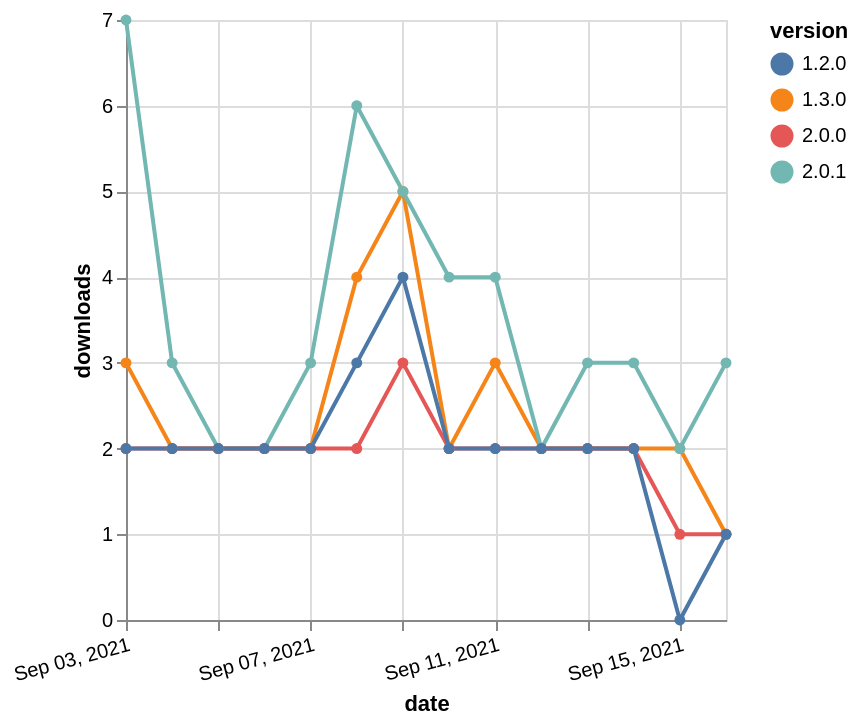

Write the Vega-Lite specification saved for this chart.
### Vega-Lite specification from a JSON file in a GitHub repository (floating-point values rounded to 4 significant figures)
{"$schema": "https://vega.github.io/schema/vega-lite/v5.json", "description": "A simple bar chart with embedded data.", "data": {"values": [{"date": "2021-09-03", "total": 865, "delta": 3, "version": "1.3.0"}, {"date": "2021-09-04", "total": 867, "delta": 2, "version": "1.3.0"}, {"date": "2021-09-05", "total": 869, "delta": 2, "version": "1.3.0"}, {"date": "2021-09-06", "total": 871, "delta": 2, "version": "1.3.0"}, {"date": "2021-09-07", "total": 873, "delta": 2, "version": "1.3.0"}, {"date": "2021-09-08", "total": 877, "delta": 4, "version": "1.3.0"}, {"date": "2021-09-09", "total": 882, "delta": 5, "version": "1.3.0"}, {"date": "2021-09-10", "total": 884, "delta": 2, "version": "1.3.0"}, {"date": "2021-09-11", "total": 887, "delta": 3, "version": "1.3.0"}, {"date": "2021-09-12", "total": 889, "delta": 2, "version": "1.3.0"}, {"date": "2021-09-13", "total": 891, "delta": 2, "version": "1.3.0"}, {"date": "2021-09-14", "total": 893, "delta": 2, "version": "1.3.0"}, {"date": "2021-09-15", "total": 895, "delta": 2, "version": "1.3.0"}, {"date": "2021-09-16", "total": 896, "delta": 1, "version": "1.3.0"}, {"date": "2021-09-03", "total": 538, "delta": 7, "version": "2.0.1"}, {"date": "2021-09-04", "total": 541, "delta": 3, "version": "2.0.1"}, {"date": "2021-09-05", "total": 543, "delta": 2, "version": "2.0.1"}, {"date": "2021-09-06", "total": 545, "delta": 2, "version": "2.0.1"}, {"date": "2021-09-07", "total": 548, "delta": 3, "version": "2.0.1"}, {"date": "2021-09-08", "total": 554, "delta": 6, "version": "2.0.1"}, {"date": "2021-09-09", "total": 559, "delta": 5, "version": "2.0.1"}, {"date": "2021-09-10", "total": 563, "delta": 4, "version": "2.0.1"}, {"date": "2021-09-11", "total": 567, "delta": 4, "version": "2.0.1"}, {"date": "2021-09-12", "total": 569, "delta": 2, "version": "2.0.1"}, {"date": "2021-09-13", "total": 572, "delta": 3, "version": "2.0.1"}, {"date": "2021-09-14", "total": 575, "delta": 3, "version": "2.0.1"}, {"date": "2021-09-15", "total": 577, "delta": 2, "version": "2.0.1"}, {"date": "2021-09-16", "total": 580, "delta": 3, "version": "2.0.1"}, {"date": "2021-09-03", "total": 333, "delta": 2, "version": "2.0.0"}, {"date": "2021-09-04", "total": 335, "delta": 2, "version": "2.0.0"}, {"date": "2021-09-05", "total": 337, "delta": 2, "version": "2.0.0"}, {"date": "2021-09-06", "total": 339, "delta": 2, "version": "2.0.0"}, {"date": "2021-09-07", "total": 341, "delta": 2, "version": "2.0.0"}, {"date": "2021-09-08", "total": 343, "delta": 2, "version": "2.0.0"}, {"date": "2021-09-09", "total": 346, "delta": 3, "version": "2.0.0"}, {"date": "2021-09-10", "total": 348, "delta": 2, "version": "2.0.0"}, {"date": "2021-09-11", "total": 350, "delta": 2, "version": "2.0.0"}, {"date": "2021-09-12", "total": 352, "delta": 2, "version": "2.0.0"}, {"date": "2021-09-13", "total": 354, "delta": 2, "version": "2.0.0"}, {"date": "2021-09-14", "total": 356, "delta": 2, "version": "2.0.0"}, {"date": "2021-09-15", "total": 357, "delta": 1, "version": "2.0.0"}, {"date": "2021-09-16", "total": 358, "delta": 1, "version": "2.0.0"}, {"date": "2021-09-03", "total": 690, "delta": 2, "version": "1.2.0"}, {"date": "2021-09-04", "total": 692, "delta": 2, "version": "1.2.0"}, {"date": "2021-09-05", "total": 694, "delta": 2, "version": "1.2.0"}, {"date": "2021-09-06", "total": 696, "delta": 2, "version": "1.2.0"}, {"date": "2021-09-07", "total": 698, "delta": 2, "version": "1.2.0"}, {"date": "2021-09-08", "total": 701, "delta": 3, "version": "1.2.0"}, {"date": "2021-09-09", "total": 705, "delta": 4, "version": "1.2.0"}, {"date": "2021-09-10", "total": 707, "delta": 2, "version": "1.2.0"}, {"date": "2021-09-11", "total": 709, "delta": 2, "version": "1.2.0"}, {"date": "2021-09-12", "total": 711, "delta": 2, "version": "1.2.0"}, {"date": "2021-09-13", "total": 713, "delta": 2, "version": "1.2.0"}, {"date": "2021-09-14", "total": 715, "delta": 2, "version": "1.2.0"}, {"date": "2021-09-15", "total": 715, "delta": 0, "version": "1.2.0"}, {"date": "2021-09-16", "total": 716, "delta": 1, "version": "1.2.0"}]}, "width": "container", "mark": {"type": "line", "point": {"filled": true}}, "encoding": {"x": {"field": "date", "type": "temporal", "timeUnit": "yearmonthdate", "title": "date", "axis": {"labelAngle": -15}}, "y": {"field": "delta", "type": "quantitative", "title": "downloads"}, "color": {"field": "version", "type": "nominal"}, "tooltip": {"field": "delta"}}}
